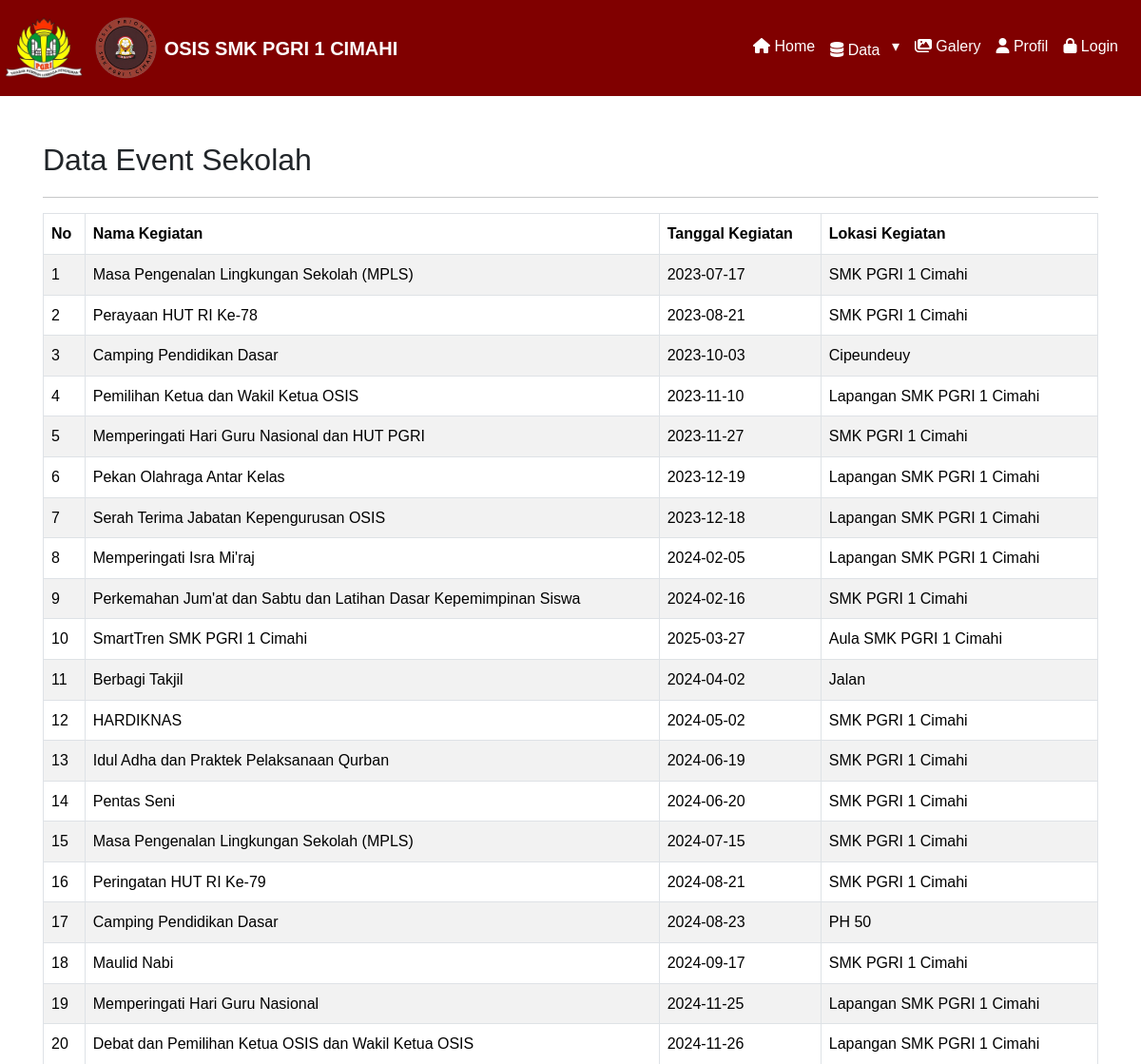
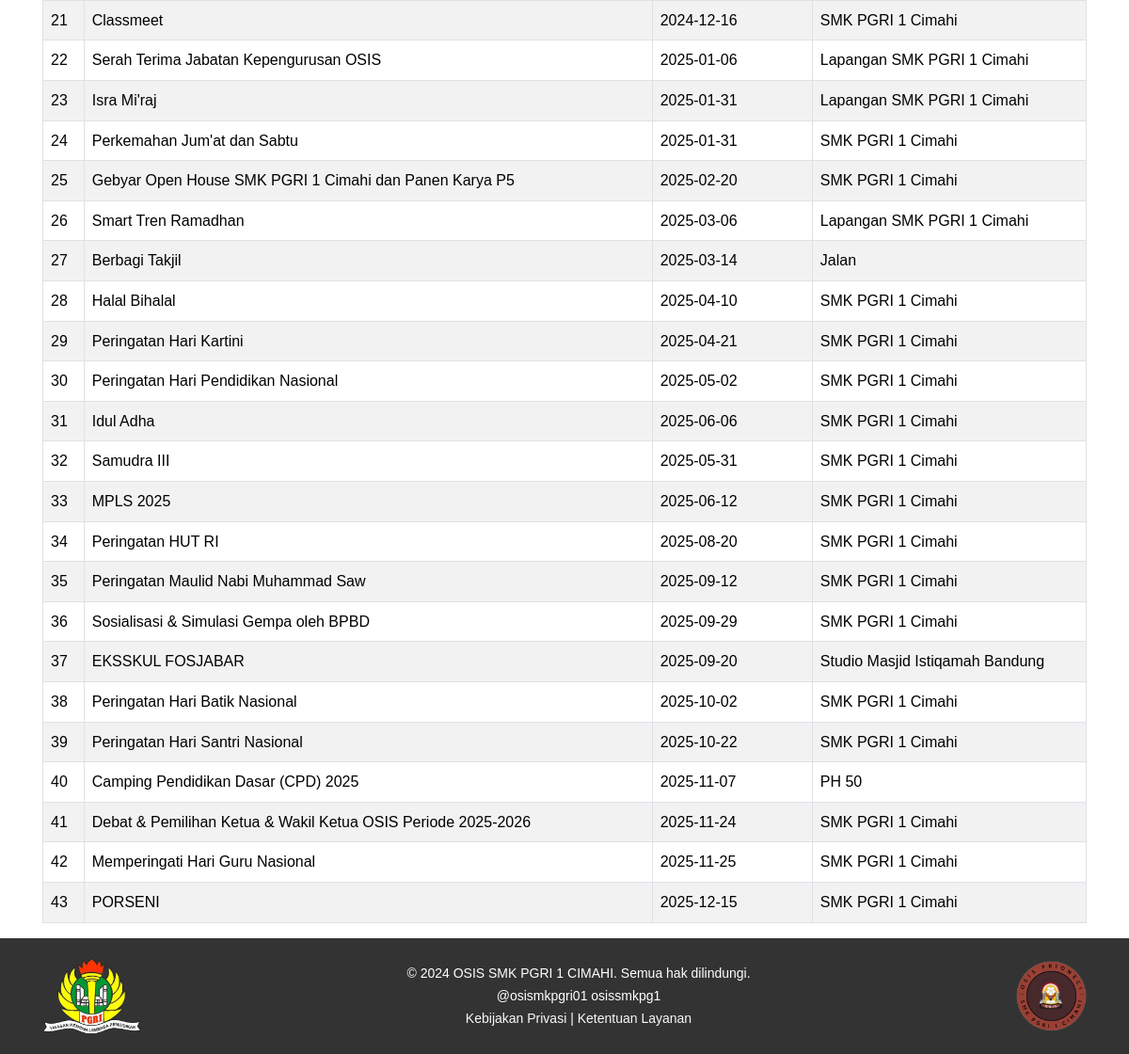
Screenshot of /data-kegiatan-event.php with the database file from the repository (2 pictures, top to bottom).
### tables this page shows
CREATE TABLE `data_kegiatan_event` (
  `id_kegiatan` int(11) NOT NULL,
  `nama_kegiatan` varchar(100) NOT NULL,
  `tanggal_kegiatan` date NOT NULL,
  `lokasi_kegiatan` varchar(100) NOT NULL,
  `created_by` int(11) DEFAULT NULL,
  `created_at` datetime DEFAULT current_timestamp(),
  `updated_by` int(11) DEFAULT NULL,
  `updated_at` datetime DEFAULT current_timestamp() ON UPDATE current_timestamp()
);

### data-kegiatan-event.php (the view, shortened to what this page needs)
<?php
include 'layout/header.php';
?>
<div class="content-wrapper">
    <div class="container mt-5 overflow-x-scroll">
        <h2>Data Event Sekolah</h2>
        <hr>
        <table id="serverside" class="table table-bordered table-striped mt-3">
            <thead>
                <tr>
                    <th>No</th>
                    <th>Nama Kegiatan</th>
                    <th>Tanggal Kegiatan</th>
                    <th>Lokasi Kegiatan</th>
                </tr>
            </thead>
            <tbody>
                <?php
                include 'config/koneksi.php';
                $query = "SELECT * FROM data_kegiatan_event";
                $result = mysqli_query($db, $query);
$no = 1;
while ($row = mysqli_fetch_assoc($result)) :
    ?>
    <tr>
        <td><?= $no++; ?></td>
        <td><?= htmlspecialchars($row['nama_kegiatan']); ?></td>
        <td><?= htmlspecialchars($row['tanggal_kegiatan']); ?></td>
        <td><?= htmlspecialchars($row['lokasi_kegiatan']); ?></td>
    </tr>
             <?php endwhile; ?>
            </tbody>
        </table>
    </div>
</div>
<?php include 'layout/footer.php'; ?>

### layout/header.php (shortened to what this page needs)
<!DOCTYPE html>
<html lang="en">
<head>
    <link href="https://cdn.jsdelivr.net/npm/bootstrap@5.3.3/dist/css/bootstrap.min.css" rel="stylesheet">
    <link rel="stylesheet" href="https://cdnjs.cloudflare.com/ajax/libs/font-awesome/6.6.0/css/all.min.css">
    <link rel="stylesheet" href="https://cdnjs.cloudflare.com/ajax/libs/animate.css/4.1.1/animate.min.css">
</head>
<body>
    <nav class="navbar navbar-expand-lg navbar-dark">
        <div class="container-fluid">
            <a class="navbar-brand d-flex align-items-center" href="index.php">
                <?php if (isset($_SESSION['role']) && $_SESSION['role'] === 'Admin'): ?>
                    <img src="../image/logo pgri.png" alt="Logo PGRI" height="40" class="me-2">
                    <img src="../image/Logo OSIS 1.png" alt="Logo OSIS" height="40" class="me-2">
                <?php elseif (isset($_SESSION['role']) && $_SESSION['role'] === 'Anggota'): ?>
                    <img src="../image/logo pgri.png" alt="Logo PGRI" height="40" class="me-2">
                    <img src="../image/Logo OSIS 1.png" alt="Logo OSIS" height="40" class="me-2">
                <?php else: ?>
                    <img src="image/logo pgri.png" alt="Logo PGRI" height="40" class="me-2">
                    <img src="image/Logo OSIS 1.png" alt="Logo OSIS" height="40" class="me-2">
                <?php endif; ?>
                <span class="fw-bold">OSIS SMK PGRI 1 CIMAHI</span>
            </a>
            <div class="offcanvas offcanvas-end" tabindex="-1" id="offcanvasNavbar"
                aria-labelledby="offcanvasNavbarLabel" style="background-color: #800000;">
                <div class="offcanvas-body">
                    <ul class="navbar-nav justify-content-end flex-grow-1 pe-3">
                        <?php if (isset($_SESSION['role']) && $_SESSION['role'] === 'Admin'): ?>
                            <li class="nav-item">
                                <a class="nav-link text-white" href="index.php"><i class="fas fa-home"></i> Home</a>
                            </li>
                            <li class="nav-item dropdown">
                                <a class="nav-link dropdown-toggle text-white" href="#" role="button" aria-expanded="false">
                                    <i class="fas fa-database"></i> Data Internal
                                </a>
                                <ul class="dropdown-menu" style="background-color: #700000;">
                                    <li><a class="dropdown-item text-white" href="data-anggota-admin.php"> Data Anggota</a></li>
                                    <li><a class="dropdown-item text-white" href="data-kepengurusan-admin.php"> Data Kepengurusan</a></li>
                                    <li><a class="dropdown-item text-white" href="data-kegiatan-event-admin.php"> Data Kegiatan Event</a></li>
                                    <li><a class="dropdown-item text-white" href="data-pelantikan-admin.php"> Data Pelantikan</a></li>
                                    <li><a class="dropdown-item text-white" href="data-organisasi-luar-admin.php"> Data Organisasi Luar</a></li>
                                </ul>
                            </li>
                            <li class="nav-item dropdown">
                                <a class="nav-link dropdown-toggle text-white" href="#" role="button" aria-expanded="false">
                                    <i class="fas fa-database"></i> Data
                                </a>
                                <ul class="dropdown-menu" style="background-color: #700000;">
                                    <li><a class="dropdown-item text-white" href="data-siswa.php"> Data Siswa</a></li>
                                    <li><a class="dropdown-item text-white" href="data-kelas.php"> Data Kelas</a></li>
                                    <li><a class="dropdown-item text-white" href="infaq.php"> Data Keuangan Infaq</a></li>
                                    <li><a class="dropdown-item text-white" href="data-eskul.php"> Data Eskul</a></li>
                                    <li><a class="dropdown-item text-white" href="data-acara-admin.php"> Acara Sekolah Mendatang</a></li>
                                </ul>
                            </li>
                            <li class="nav-item"><a class="nav-link text-white" href="galery.php"><i class="fas fa-images"></i> Galery</a></li>
                            <li class="nav-item"><a class="nav-link text-white" href="profil.php"><i class="fas fa-user"></i> Profil</a></li>
                            <li class="nav-item"><a class="nav-link text-white" href="akun.php"><i class="fas fa-user-cog"></i> Akun</a></li>
                            <li class="nav-item"><a class="nav-link text-white" href="logout.php"><i class="fas fa-sign-out-alt"></i> Log Out</a></li>
                        <?php else: ?>
                            <li class="nav-item">
                                <a class="nav-link text-white" href="index.php"><i class="fas fa-home"></i> Home</a>
                            </li>
                            <li class="nav-item dropdown">
                                <a class="nav-link dropdown-toggle text-white" href="#" role="button" aria-expanded="false">
                                    <i class="fas fa-database"></i> Data
                                </a>
                            </li>
                            <li class="nav-item">
                                <a class="nav-link text-white" href="galery.php"><i class="fas fa-images"></i> Galery</a>
                            </li>
                            <li class="nav-item">
                                <a class="nav-link text-white" href="profil.php"><i class="fas fa-user"></i> Profil</a>
                            </li>
                            <li class="nav-item">
                                <a class="nav-link text-white" href="admin/login.php"><i class="fas fa-lock"></i> Login</a>
                            </li>
                        <?php endif; ?>
                    </ul>
                </div>
            </div>
        </div>
    </nav>
</body>
</html>

### layout/footer.php (shortened to what this page needs)
<footer class="text-center mt-6">
    <div class="container d-flex justify-content-between align-items-center">
        <div>
            <?php if (isset($_SESSION['role']) && $_SESSION['role'] === 'Admin'): ?>
                <img src="../image/logo pgri.png" alt="Logo 1" width="105" height="100">
            <?php elseif (isset($_SESSION['role']) && $_SESSION['role'] === 'Anggota'): ?>
                <img src="../image/logo pgri.png" alt="Logo 1" width="105" height="100">
            <?php else: ?>
                <img src="image/logo pgri.png" alt="Logo 1" width="105" height="100">
            <?php endif; ?>
        </div>
        <div>
            <p class="mb-0">© 2024 OSIS SMK PGRI 1 CIMAHI. Semua hak dilindungi.</p>
            <p class="mb-0 d-inline fs-7">
                <a href="https://www.instagram.com/osismkpgri01?utm_source=ig_web_button_share_sheet&igsh=ZDNlZDc0MzIxNw==">@osismkpgri01</a>
            </p>
            <p class="mb-0 d-inline fs-7">
                <i class="bi bi-globe"></i> osissmkpg1
            </p>
            <p class="mb-0">
                <a href="#" class="text-light">Kebijakan Privasi</a> |
                <a href="#" class="text-light">Ketentuan Layanan</a>
            </p>
        </div>
        <div>
            <?php if (isset($_SESSION['role']) && $_SESSION['role'] === 'Admin'): ?>
                <img src="../image/logo OSIS 1.png" alt="Logo 1" width="75" height="65">
            <?php elseif (isset($_SESSION['role']) && $_SESSION['role'] === 'Anggota'): ?>
                <img src="../image/logo OSIS 1.png" alt="Logo 1" width="75" height="65">
            <?php else: ?>
                <img src="image/logo OSIS 1.png" alt="Logo 1" width="75" height="65">
            <?php endif; ?>
        </div>
    </div>
</footer>

### layout/header.php (style rules this page uses)
body { font-family: Arial, sans-serif; font-size: 16px; line-height: 1.6; margin: 0; padding: 0; box-sizing: border-box; }
.container { padding: 0 15px; margin: 0 auto; }
.container-fluid { width: 100%; padding: 0; }
img { max-width: 100%; height: auto; }
.navbar { min-height: 100px; background-color: #800000; }
.navbar-brand img { height: 65px; margin: 5px; }
.navbar-brand { display: flex; align-items: left; }
.dropdown-toggle::after { content: "▾"; margin-left: 8px; border: none !important; font-size: 16px; transition: transform 0.3s ease; display: inline-block !important; }
footer { background-color: #333; color: #ffffff; padding: 20px 0; position: relative; bottom: 0; width: 100%; }
footer p { margin-bottom: 8px; font-size: 14px; }
footer a { color: #ffffff; text-decoration: none; transition: color 0.3s ease; }
h2, h3 { margin-bottom: 20px; }

### rows the page displays
data_kegiatan_event: nama_kegiatan "Masa Pengenalan Lingkungan Sekolah (MPLS)", tanggal_kegiatan "2023-07-17", lokasi_kegiatan "SMK PGRI 1 Cimahi"
data_kegiatan_event: nama_kegiatan "Perayaan HUT RI Ke-78", tanggal_kegiatan "2023-08-21", lokasi_kegiatan "SMK PGRI 1 Cimahi"
data_kegiatan_event: nama_kegiatan "Camping Pendidikan Dasar", tanggal_kegiatan "2023-10-03", lokasi_kegiatan "Cipeundeuy"
data_kegiatan_event: nama_kegiatan "Pemilihan Ketua dan Wakil Ketua OSIS", tanggal_kegiatan "2023-11-10", lokasi_kegiatan "Lapangan SMK PGRI 1 Cimahi"
data_kegiatan_event: nama_kegiatan "Memperingati Hari Guru Nasional dan HUT PGRI", tanggal_kegiatan "2023-11-27", lokasi_kegiatan "SMK PGRI 1 Cimahi"
data_kegiatan_event: nama_kegiatan "Pekan Olahraga Antar Kelas", tanggal_kegiatan "2023-12-19", lokasi_kegiatan "Lapangan SMK PGRI 1 Cimahi"
data_kegiatan_event: nama_kegiatan "Serah Terima Jabatan Kepengurusan OSIS", tanggal_kegiatan "2023-12-18", lokasi_kegiatan "Lapangan SMK PGRI 1 Cimahi"
data_kegiatan_event: nama_kegiatan "Memperingati Isra Mi'raj", tanggal_kegiatan "2024-02-05", lokasi_kegiatan "Lapangan SMK PGRI 1 Cimahi"
data_kegiatan_event: nama_kegiatan "Perkemahan Jum'at dan Sabtu dan Latihan Dasar Kepemimpinan Siswa", tanggal_kegiatan "2024-02-16", lokasi_kegiatan "SMK PGRI 1 Cimahi"
data_kegiatan_event: nama_kegiatan "SmartTren SMK PGRI 1 Cimahi", tanggal_kegiatan "2025-03-27", lokasi_kegiatan "Aula SMK PGRI 1 Cimahi"
data_kegiatan_event: nama_kegiatan "Berbagi Takjil", tanggal_kegiatan "2024-04-02", lokasi_kegiatan "Jalan"
data_kegiatan_event: nama_kegiatan "HARDIKNAS", tanggal_kegiatan "2024-05-02", lokasi_kegiatan "SMK PGRI 1 Cimahi"
data_kegiatan_event: nama_kegiatan "Idul Adha dan Praktek Pelaksanaan Qurban", tanggal_kegiatan "2024-06-19", lokasi_kegiatan "SMK PGRI 1 Cimahi"
data_kegiatan_event: nama_kegiatan "Pentas Seni", tanggal_kegiatan "2024-06-20", lokasi_kegiatan "SMK PGRI 1 Cimahi"
data_kegiatan_event: nama_kegiatan "Masa Pengenalan Lingkungan Sekolah (MPLS)", tanggal_kegiatan "2024-07-15", lokasi_kegiatan "SMK PGRI 1 Cimahi"
data_kegiatan_event: nama_kegiatan "Peringatan HUT RI Ke-79", tanggal_kegiatan "2024-08-21", lokasi_kegiatan "SMK PGRI 1 Cimahi"
data_kegiatan_event: nama_kegiatan "Camping Pendidikan Dasar", tanggal_kegiatan "2024-08-23", lokasi_kegiatan "PH 50"
data_kegiatan_event: nama_kegiatan "Maulid Nabi", tanggal_kegiatan "2024-09-17", lokasi_kegiatan "SMK PGRI 1 Cimahi"
data_kegiatan_event: nama_kegiatan "Memperingati Hari Guru Nasional", tanggal_kegiatan "2024-11-25", lokasi_kegiatan "Lapangan SMK PGRI 1 Cimahi"
data_kegiatan_event: nama_kegiatan "Debat dan Pemilihan Ketua OSIS dan Wakil Ketua OSIS", tanggal_kegiatan "2024-11-26", lokasi_kegiatan "Lapangan SMK PGRI 1 Cimahi"
data_kegiatan_event: nama_kegiatan "Classmeet", tanggal_kegiatan "2024-12-16", lokasi_kegiatan "SMK PGRI 1 Cimahi"
data_kegiatan_event: nama_kegiatan "Serah Terima Jabatan Kepengurusan OSIS", tanggal_kegiatan "2025-01-06", lokasi_kegiatan "Lapangan SMK PGRI 1 Cimahi"
data_kegiatan_event: nama_kegiatan "Isra Mi'raj", tanggal_kegiatan "2025-01-31", lokasi_kegiatan "Lapangan SMK PGRI 1 Cimahi"
data_kegiatan_event: nama_kegiatan "Perkemahan Jum'at dan Sabtu", tanggal_kegiatan "2025-01-31", lokasi_kegiatan "SMK PGRI 1 Cimahi"
data_kegiatan_event: nama_kegiatan "Gebyar Open House SMK PGRI 1 Cimahi dan Panen Karya P5", tanggal_kegiatan "2025-02-20", lokasi_kegiatan "SMK PGRI 1 Cimahi"
data_kegiatan_event: nama_kegiatan "Smart Tren Ramadhan", tanggal_kegiatan "2025-03-06", lokasi_kegiatan "Lapangan SMK PGRI 1 Cimahi"
data_kegiatan_event: nama_kegiatan "Berbagi Takjil", tanggal_kegiatan "2025-03-14", lokasi_kegiatan "Jalan"
data_kegiatan_event: nama_kegiatan "Halal Bihalal", tanggal_kegiatan "2025-04-10", lokasi_kegiatan "SMK PGRI 1 Cimahi"
data_kegiatan_event: nama_kegiatan "Peringatan Hari Kartini", tanggal_kegiatan "2025-04-21", lokasi_kegiatan "SMK PGRI 1 Cimahi"
data_kegiatan_event: nama_kegiatan "Peringatan Hari Pendidikan Nasional", tanggal_kegiatan "2025-05-02", lokasi_kegiatan "SMK PGRI 1 Cimahi"
data_kegiatan_event: nama_kegiatan "Idul Adha", tanggal_kegiatan "2025-06-06", lokasi_kegiatan "SMK PGRI 1 Cimahi"
data_kegiatan_event: nama_kegiatan "Samudra III", tanggal_kegiatan "2025-05-31", lokasi_kegiatan "SMK PGRI 1 Cimahi"
data_kegiatan_event: nama_kegiatan "MPLS 2025", tanggal_kegiatan "2025-06-12", lokasi_kegiatan "SMK PGRI 1 Cimahi"
data_kegiatan_event: nama_kegiatan "Peringatan HUT RI", tanggal_kegiatan "2025-08-20", lokasi_kegiatan "SMK PGRI 1 Cimahi"
data_kegiatan_event: nama_kegiatan "Peringatan Maulid Nabi Muhammad Saw", tanggal_kegiatan "2025-09-12", lokasi_kegiatan "SMK PGRI 1 Cimahi"
data_kegiatan_event: nama_kegiatan "Sosialisasi & Simulasi Gempa oleh BPBD", tanggal_kegiatan "2025-09-29", lokasi_kegiatan "SMK PGRI 1 Cimahi"
data_kegiatan_event: nama_kegiatan "EKSSKUL FOSJABAR", tanggal_kegiatan "2025-09-20", lokasi_kegiatan "Studio Masjid Istiqamah Bandung"
data_kegiatan_event: nama_kegiatan "Peringatan Hari Batik Nasional", tanggal_kegiatan "2025-10-02", lokasi_kegiatan "SMK PGRI 1 Cimahi"
data_kegiatan_event: nama_kegiatan "Peringatan Hari Santri Nasional", tanggal_kegiatan "2025-10-22", lokasi_kegiatan "SMK PGRI 1 Cimahi"
data_kegiatan_event: nama_kegiatan "Camping Pendidikan Dasar (CPD) 2025", tanggal_kegiatan "2025-11-07", lokasi_kegiatan "PH 50"
data_kegiatan_event: nama_kegiatan "Debat & Pemilihan Ketua & Wakil Ketua OSIS Periode 2025-2026", tanggal_kegiatan "2025-11-24", lokasi_kegiatan "SMK PGRI 1 Cimahi"
data_kegiatan_event: nama_kegiatan "Memperingati Hari Guru Nasional", tanggal_kegiatan "2025-11-25", lokasi_kegiatan "SMK PGRI 1 Cimahi"
data_kegiatan_event: nama_kegiatan "PORSENI", tanggal_kegiatan "2025-12-15", lokasi_kegiatan "SMK PGRI 1 Cimahi"
